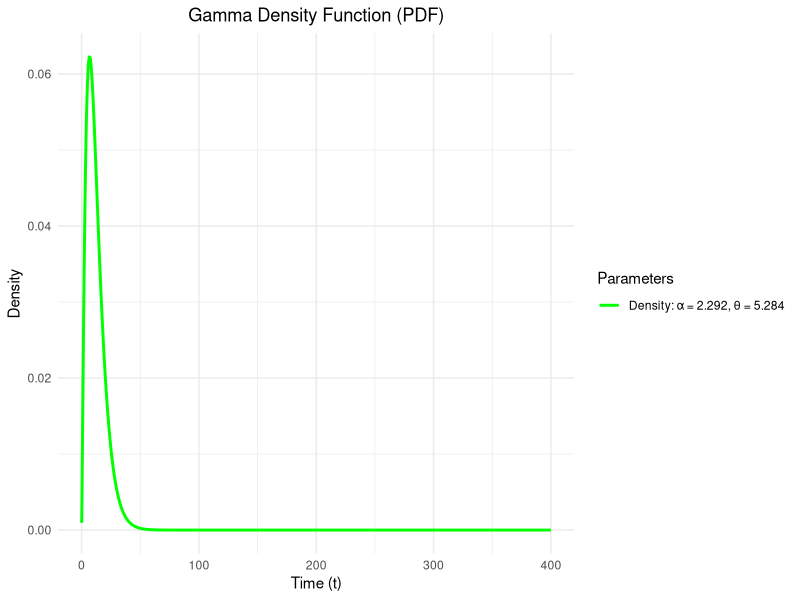
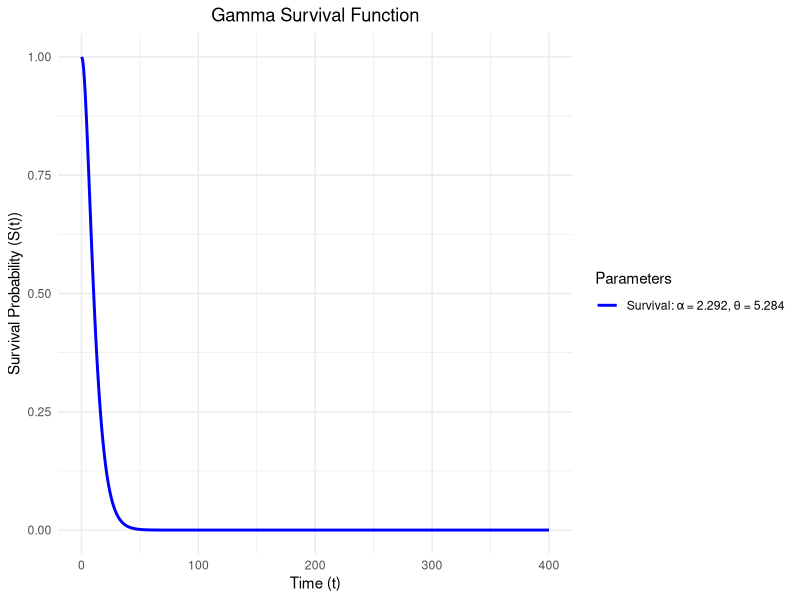
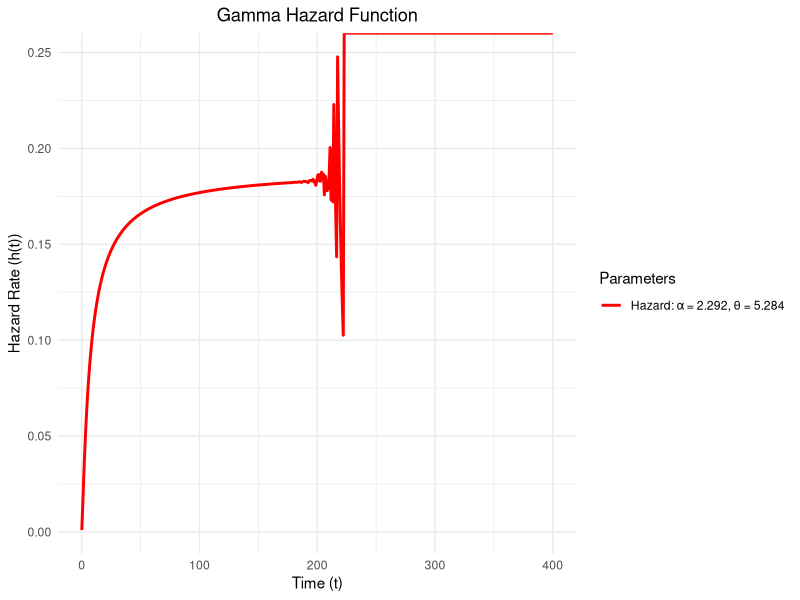

Generate these figures, in order, with R:
# Load necessary libraries
library(ggplot2)

# Define the shape (alpha) and scale (theta) parameters for the Gamma distribution
alpha <- 2.292221  # Shape parameter
theta <- 5.284005  # Scale parameter

# Define the Gamma density function (PDF)
gamma_density <- function(t, alpha, theta) {
  (t^(alpha - 1) * exp(-t / theta)) / (theta^alpha * gamma(alpha))
}

# Define the Gamma survival function
gamma_survival <- function(t, alpha, theta) {
  1 - pgamma(t, shape = alpha, scale = theta)
}

# Define the Gamma hazard function
gamma_hazard <- function(t, alpha, theta) {
  gamma_density(t, alpha, theta) / gamma_survival(t, alpha, theta)
}

# Create a time vector for plotting
t <- seq(0.1, 400, length.out = 500)

# Calculate values for density, survival, and hazard functions
density_values <- gamma_density(t, alpha, theta)
survival_values <- gamma_survival(t, alpha, theta)
hazard_values <- gamma_hazard(t, alpha, theta)

# Create a dataframe for plotting
plot_data <- data.frame(
  time = t,
  density = density_values,
  survival = survival_values,
  hazard = hazard_values
)

# Plot the Gamma Density Function with a legend
ggplot(plot_data, aes(x = time, y = density)) +
  geom_line(aes(color = paste0("Density: α = ", round(alpha, 3), ", θ = ", round(theta, 3))), size = 1) +
  labs(title = "Gamma Density Function (PDF)", x = "Time (t)", y = "Density") +
  theme_minimal() +
  theme(plot.title = element_text(hjust = 0.5)) +
  scale_color_manual(values = "green", name = "Parameters")

# Plot the Gamma Survival Function with a legend
ggplot(plot_data, aes(x = time, y = survival)) +
  geom_line(aes(color = paste0("Survival: α = ", round(alpha, 3), ", θ = ", round(theta, 3))), size = 1) +
  labs(title = "Gamma Survival Function", x = "Time (t)", y = "Survival Probability (S(t))") +
  theme_minimal() +
  theme(plot.title = element_text(hjust = 0.5)) +
  scale_color_manual(values = "blue", name = "Parameters")

# Plot the Gamma Hazard Function with a legend
ggplot(plot_data, aes(x = time, y = hazard)) +
  geom_line(aes(color = paste0("Hazard: α = ", round(alpha, 3), ", θ = ", round(theta, 3))), size = 1) +
  labs(title = "Gamma Hazard Function", x = "Time (t)", y = "Hazard Rate (h(t))") +
  theme_minimal() +
  theme(plot.title = element_text(hjust = 0.5)) +
  scale_color_manual(values = "red", name = "Parameters")
